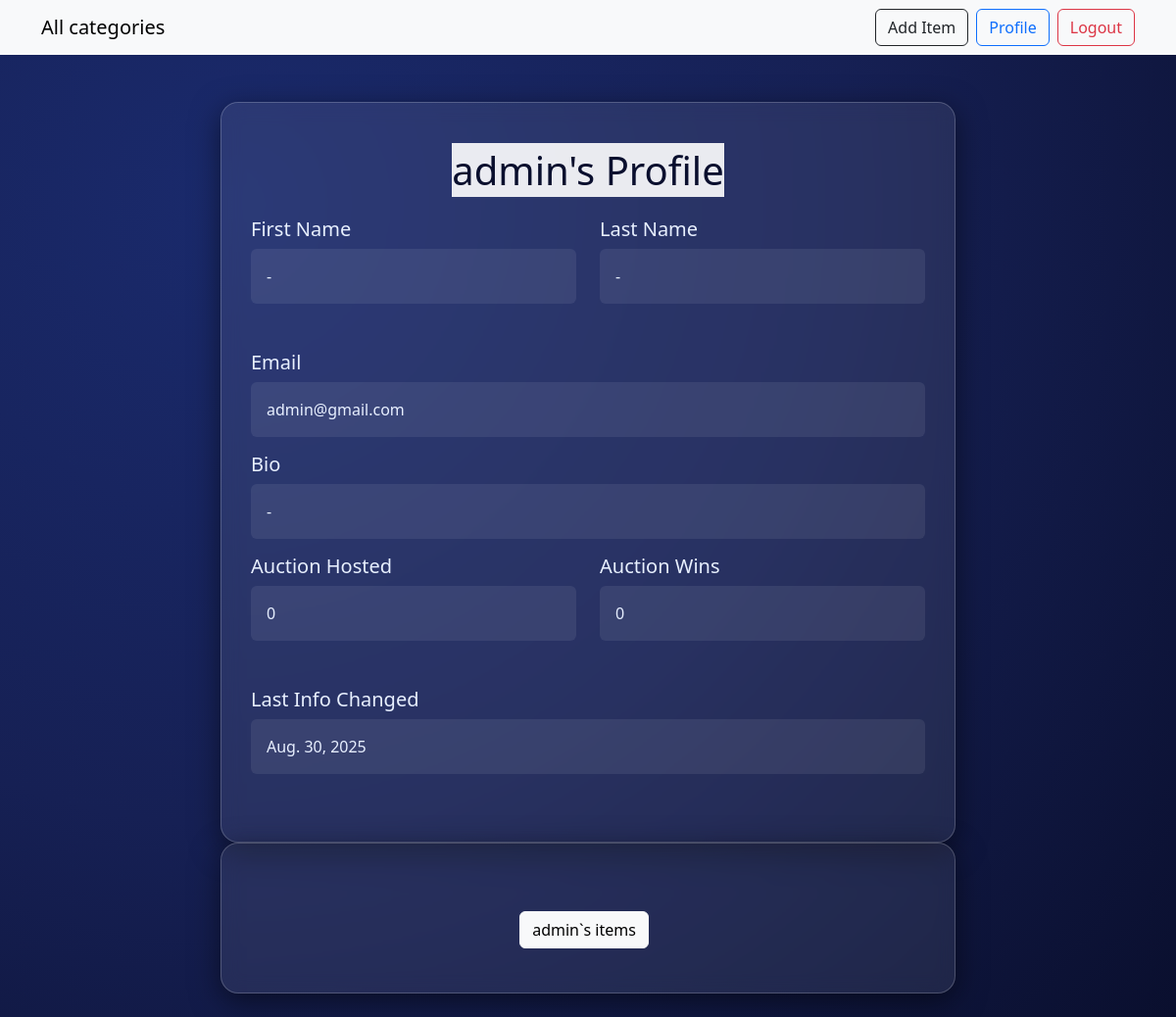
/accounts/profile/1/, run on an earlier commit of the app's database.
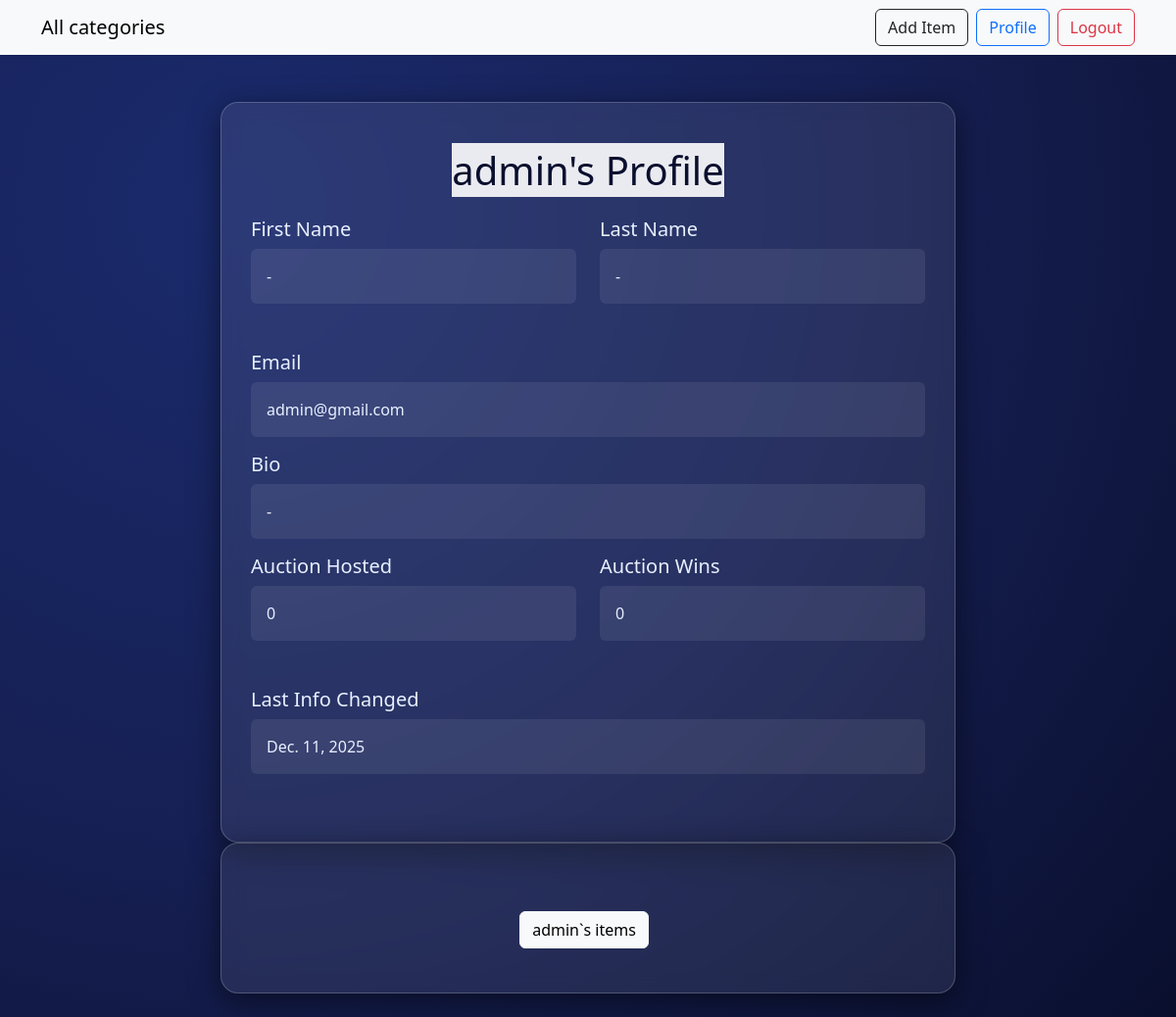
And on a later commit of the database.
### users/models/CustomUser.py (models this page shows, shortened)
class CustomUser(AbstractUser):
    avatar = models.ImageField(upload_to='user-avatars', blank=True, default='default_images/default_avatar.png')
    biography = models.TextField(max_length=300, blank=True, default='')
    last_info_changed = models.DateField(auto_now=True)
    auction_wins = models.IntegerField(default=0)
    auction_hosted = models.IntegerField(default=0)

### users/views/settings_profile.py (the view)
# urls.py: path('profile/<int:pk>/', UserProfileView.as_view(), name='user-profile'),
class UserProfileView(DetailView):
    model = CustomUser
    template_name = 'profile-detail.html'
    context_object_name = 'user'

### users/templates/profile-detail.html (shortened to what this page needs)
{% extends 'base.html' %}
{% block content %}
<div class="main-card">
    <h1 class="text-center mb-4">
        <span>{{ user.username }}'s Profile</span>
    </h1>
    <div class="row mb-3">
        <div class="col-md-6 mb-3">
            <h5>First Name</h5>
            <p class="p-3 rounded" style="background-color: rgba(255,255,255,0.08);">{{ user.first_name|default:"-" }}</p>
        </div>
        <div class="col-md-6 mb-3">
            <h5>Last Name</h5>
            <p class="p-3 rounded" style="background-color: rgba(255,255,255,0.08);">{{ user.last_name|default:"-" }}</p>
        </div>
    </div>
    <div class="mb-3">
        <h5>Email</h5>
        <p class="p-3 rounded" style="background-color: rgba(255,255,255,0.08);">{{ user.email|default:"-" }}</p>
    </div>
    <div class="mb-3">
        <h5>Bio</h5>
        <p class="p-3 rounded" style="background-color: rgba(255,255,255,0.08);">{{ user.biography|default:"-" }}</p>
    </div>
    <div class="row mb-3">
        <div class="col-md-6 mb-3">
            <h5>Auction Hosted</h5>
            <p class="p-3 rounded" style="background-color: rgba(255,255,255,0.08);">{{ user.auction_hosted }}</p>
        </div>
        <div class="col-md-6 mb-3">
            <h5>Auction Wins</h5>
            <p class="p-3 rounded" style="background-color: rgba(255,255,255,0.08);">{{ user.auction_wins }}</p>
        </div>
    </div>
    <div class="mb-3">
        <h5>Last Info Changed</h5>
        <p class="p-3 rounded" style="background-color: rgba(255,255,255,0.08);">{{ user.last_info_changed }}</p>
    </div>
</div>
<div class="main-card">
    <div class="text-center mt-4">
        <a href="{% url 'user-items' user.pk %}" class="btn btn-light me-2">{{ user.username }}`s items</a>
    </div>
</div>
{% endblock %}

### templates/base.html (shortened to what this page needs)
<!DOCTYPE html>
<html lang="en">
<head>
    <link href="https://cdn.jsdelivr.net/npm/bootstrap@5.3.3/dist/css/bootstrap.min.css" rel="stylesheet">
    <link href="https://cdn.jsdelivr.net/npm/bootstrap-icons@1.11.3/font/bootstrap-icons.css" rel="stylesheet">
</head>
<body>
    <nav class="navbar navbar-expand-lg navbar-light bg-light fixed-top shadow-sm">
        <div class="container">
            <a class="navbar-brand" href="{% url 'all-categories' %}">All categories</a>
            <div class="collapse navbar-collapse" id="navbarContent">
                <ul class="navbar-nav ms-auto mb-2 mb-lg-0">
                    {% if user.is_authenticated %}
                    <li class="nav-item me-2">
                            <a class="btn btn-outline-dark" href="{% url 'item-create' %}">Add Item</a>
                        </li>
                    <li class="nav-item me-2">
                            <a class="btn btn-outline-primary" href="{% url 'user-profile' user.pk %}">Profile</a>
                        </li>
                        <li class="nav-item">
                            <form method="post" action="{% url 'user-logout' %}">
                                <button type="submit" class="btn btn-outline-danger">Logout</button>
                            </form>
                        </li>
                    {% endif %}
                </ul>
            </div>
        </div>
    </nav>
    <div class="container py-4">
        {% block content %}
        {% endblock %}
    </div>
</body>
</html>

### templates/base.html (style rules this page uses)
body { background: radial-gradient(circle at 20% 20%, #1a2a6c, #162054, #0a0f2e); background-attachment: fixed; font-family: 'Segoe UI', sans-serif; color: #e8f0ff; margin: 0; padding-top: 80px; min-height: 100vh; }
.main-card { background-color: rgba(255, 255, 255, 0.08); backdrop-filter: blur(10px); border-radius: 18px; padding: 45px 30px; max-width: 750px; margin: 0 auto; box-shadow: 0 8px 30px rgba(0, 0, 0, 0.5); border: 1px solid rgba(255, 255, 255, 0.2); }
.main-card h1 span { background-color: rgba(255, 255, 255, 0.9); color: #0a0f2e; }
a { text-decoration: none; color: inherit; }

What changed in the data, as far as the page shows it:
changed CustomUser "admin": last_info_changed "Aug. 30, 2025" → "Dec. 11, 2025"
